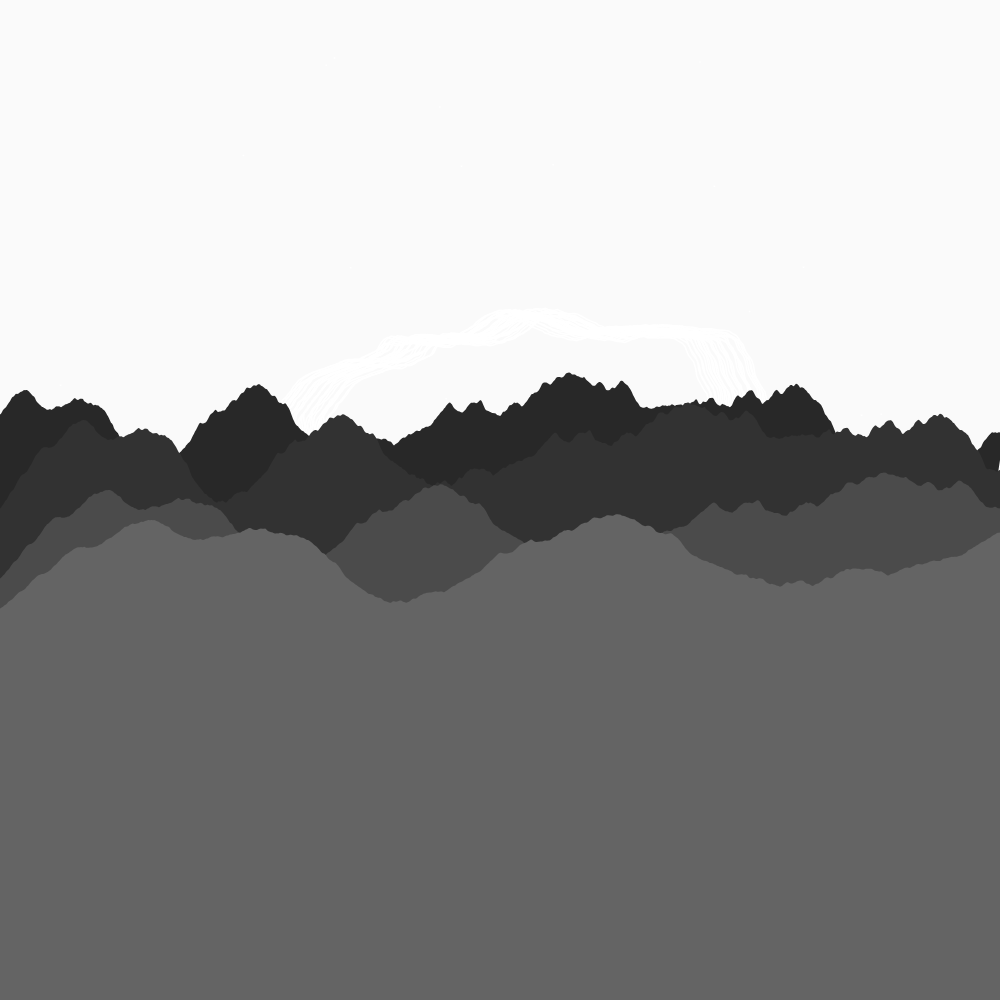
Frame 1 (no input)
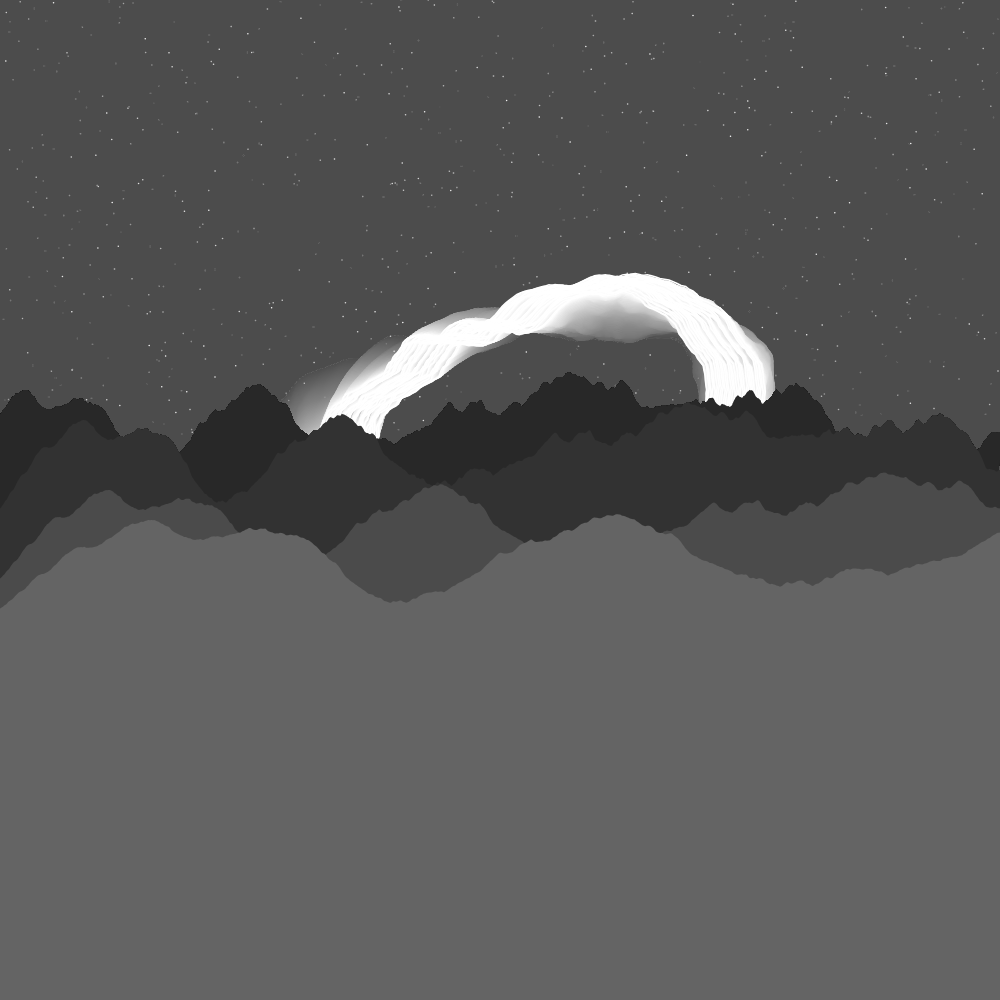
Frame 60 (no input)
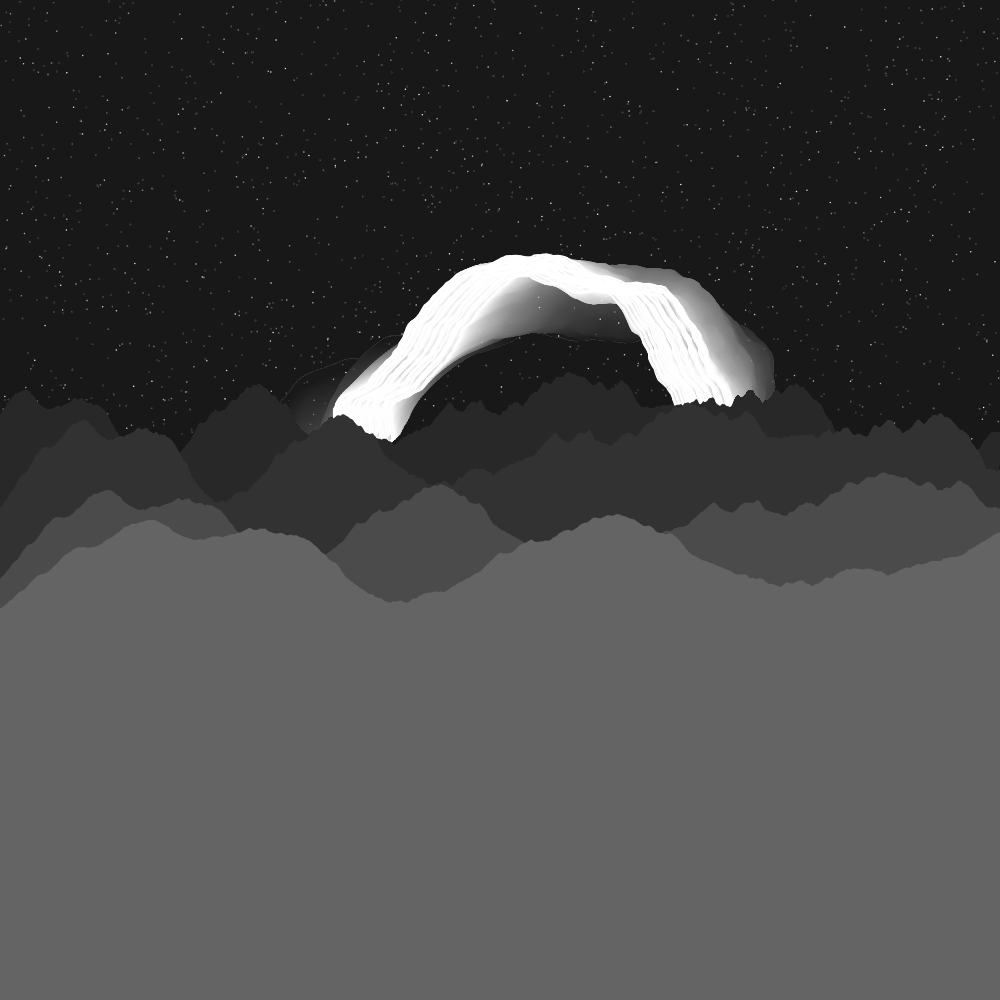
Frame 120 (the mouse pressed at the canvas centre since frame 60)

The p5.js sketch that drew these frames (run headless with seeded random() and noise() and a simulated clock; from frame 60 on, the mouse is pressed at the canvas centre):

// p5.js sketch
// ── sketch.js
/* ~~~NOISE SKETCH~~~
My sketch is using noise to change the x and y positions of points making up a circle to make it move. The main circle
itself is made up of 30 versions of the same circle. I think the addition of the alpha value in the background is very
effective as  it creates the haze behind the circles. I also added noise mountains and stars to the canvas to create a 
shot of the horizon, with the circles being a kind of sci-fi sun, moon or random thing within space. 
Overall, I think this is my most visually appealing piece of generative art within this second portfolio, but its also
probably the least complex as it is a very simple effect. Either way, I'm very happy with the outcome ! 
*/

var input;

function setup()
{
    createCanvas(1000,1000);
    input = 0;
}

function draw() 
{
    //the alpha value in the background is providing a large amount of the final effect
    background(0,5);
    strokeWeight(1.5);
    stroke(255);

    for(var i = 0; i < 30; i  ++){
        //draw the stars in the background ! 
        point(random(0,width),random(0,height-100));
        push();
        //draw all the circles using the function. Drawing 30 instead of just one makes it more visually appealing
        noisyCircle((width/2) +(10 * (i *0.2)), (height/2) + map(noise(i),0,1,0,20),8,0.45,2,input*1.2,100,350)
        pop(); 
    }
    input +=0.005;
    
    //draw the mountains in the foreground to create the landscape 
    mountain(-50,320,40,0.01);
    mountain(0,350,50,0.009);
    mountain(0,420,75,0.007);
    mountain(0,450,100,0.005);
}

function noisyCircle(x,y,octaves,falloff,noiseRadius,increaser,radius1,radius2){
    
    noiseDetail(octaves, falloff);
    translate(x,y);
    noFill();
    beginShape();
    for (var theta=0; theta < 360; theta++) 
    {
        //this moves through the 2D noise plane in a circular motion it means that the first and last positions of noise in the circle will be next to each other - very useful for tiling or looping backgrounds
        //draw a circle using sin and cos  & add noise to these values 
        let i_x = sin(radians(theta));
        let i_y = cos(radians(theta));

        let noiseX = map(i_x, -1,1,0,noiseRadius);
        let noiseY = map(i_y, -1,1,0,noiseRadius);

        let noiseVal = noise(noiseX + increaser, noiseY-input);
        let r = map(noiseVal, 0,1,radius1,radius2);

        let x = sin(radians(theta)) * r;
        let y = cos(radians(theta)) * r;

        vertex(x,y);
    }
    endShape(CLOSE);
}

//mountain creating function ! 
function mountain (x,y,color,noiseValue){
    fill(color);
    noStroke();
    push();
    //plot all the points of the mountains
    beginShape();
    translate(x,y); 
    vertex(0,y + 150);
    for(var i = 0; i < width + 55; i++){
        let noiseVal = noise(noiseValue * i);
        let yVal = map(noiseVal,0,1,-10,250);
        vertex(i,yVal);
    }
    vertex(width,y + 150);
    endShape();
    pop();
}
